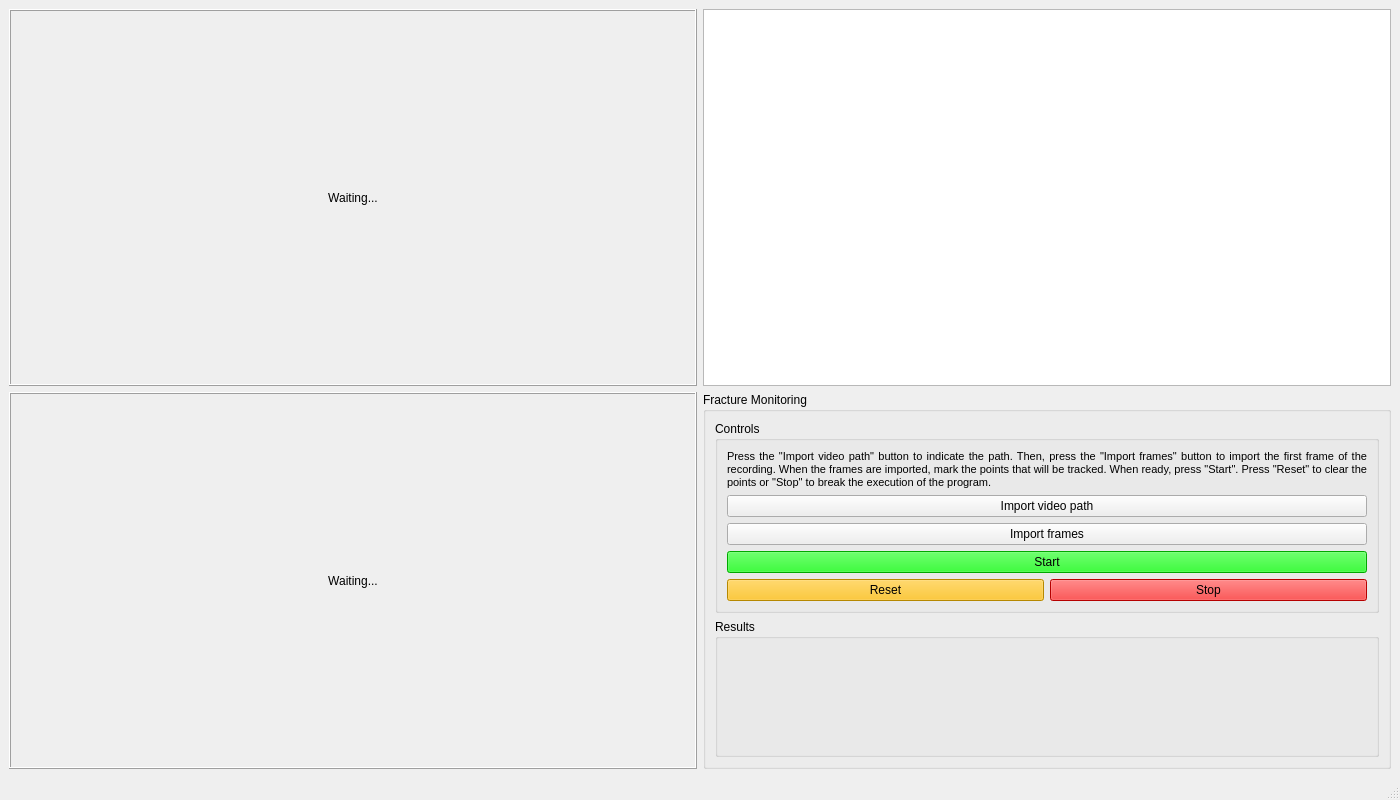
<?xml version="1.0" encoding="UTF-8"?>
<ui version="4.0">
 <class>MainWindow</class>
 <widget class="QMainWindow" name="MainWindow">
  <property name="geometry">
   <rect>
    <x>0</x>
    <y>0</y>
    <width>1400</width>
    <height>800</height>
   </rect>
  </property>
  <property name="windowTitle">
   <string>MainWindow</string>
  </property>
  <widget class="QWidget" name="centralwidget">
   <layout class="QGridLayout" name="gridLayout">
    <property name="leftMargin">
     <number>9</number>
    </property>
    <property name="topMargin">
     <number>9</number>
    </property>
    <property name="rightMargin">
     <number>9</number>
    </property>
    <property name="bottomMargin">
     <number>9</number>
    </property>
    <property name="spacing">
     <number>6</number>
    </property>
    <item row="1" column="0">
     <widget class="QFrame" name="frame_2">
      <property name="minimumSize">
       <size>
        <width>688</width>
        <height>367</height>
       </size>
      </property>
      <property name="frameShape">
       <enum>QFrame::Box</enum>
      </property>
      <property name="frameShadow">
       <enum>QFrame::Raised</enum>
      </property>
      <layout class="QHBoxLayout" name="horizontalLayout">
       <item>
        <widget class="QLabel" name="label_3">
         <property name="styleSheet">
          <string notr="true">font: 36pt &quot;MS Shell Dlg 2&quot;;</string>
         </property>
         <property name="text">
          <string>Waiting...</string>
         </property>
         <property name="alignment">
          <set>Qt::AlignCenter</set>
         </property>
        </widget>
       </item>
      </layout>
     </widget>
    </item>
    <item row="1" column="1">
     <widget class="QGroupBox" name="groupBox_1">
      <property name="minimumSize">
       <size>
        <width>688</width>
        <height>367</height>
       </size>
      </property>
      <property name="styleSheet">
       <string notr="true">font: 12pt &quot;MS Shell Dlg 2&quot;;</string>
      </property>
      <property name="title">
       <string>Fracture Monitoring</string>
      </property>
      <layout class="QVBoxLayout" name="verticalLayout">
       <item>
        <widget class="QGroupBox" name="groupBox_2">
         <property name="styleSheet">
          <string notr="true">font: 10pt &quot;MS Shell Dlg 2&quot;;</string>
         </property>
         <property name="title">
          <string>Controls</string>
         </property>
         <layout class="QGridLayout" name="gridLayout_2">
          <item row="4" column="1">
           <widget class="QPushButton" name="pushButton_5">
            <property name="styleSheet">
             <string notr="true">background-color: rgb(255, 0, 0);</string>
            </property>
            <property name="text">
             <string>Stop</string>
            </property>
           </widget>
          </item>
          <item row="4" column="0">
           <widget class="QPushButton" name="pushButton_4">
            <property name="styleSheet">
             <string notr="true">background-color: rgb(255, 191, 0);</string>
            </property>
            <property name="text">
             <string>Reset</string>
            </property>
           </widget>
          </item>
          <item row="3" column="0" colspan="2">
           <widget class="QPushButton" name="pushButton_3">
            <property name="styleSheet">
             <string notr="true">background-color: rgb(0, 234, 0);</string>
            </property>
            <property name="text">
             <string>Start</string>
            </property>
            <property name="checkable">
             <bool>true</bool>
            </property>
           </widget>
          </item>
          <item row="2" column="0" colspan="2">
           <widget class="QPushButton" name="pushButton_2">
            <property name="text">
             <string>Import frames</string>
            </property>
           </widget>
          </item>
          <item row="1" column="0" colspan="2">
           <widget class="QPushButton" name="pushButton_1">
            <property name="text">
             <string>Import video path</string>
            </property>
           </widget>
          </item>
          <item row="0" column="0" colspan="2">
           <widget class="QLabel" name="label">
            <property name="font">
             <font>
              <family>MS Shell Dlg 2</family>
              <pointsize>8</pointsize>
              <weight>50</weight>
              <italic>false</italic>
              <bold>false</bold>
             </font>
            </property>
            <property name="styleSheet">
             <string notr="true">font: 8pt &quot;MS Shell Dlg 2&quot;;</string>
            </property>
            <property name="text">
             <string>Press the &quot;Import video path&quot; button to indicate the path. Then, press the &quot;Import frames&quot; button to import the first frame of the recording. When the frames are imported, mark the points that will be tracked. When ready, press &quot;Start&quot;. Press &quot;Reset&quot; to clear the points or &quot;Stop&quot; to break the execution of the program.</string>
            </property>
            <property name="alignment">
             <set>Qt::AlignJustify|Qt::AlignVCenter</set>
            </property>
            <property name="wordWrap">
             <bool>true</bool>
            </property>
           </widget>
          </item>
         </layout>
        </widget>
       </item>
       <item>
        <widget class="QGroupBox" name="groupBox_3">
         <property name="styleSheet">
          <string notr="true">font: 10pt &quot;MS Shell Dlg 2&quot;;</string>
         </property>
         <property name="title">
          <string>Results</string>
         </property>
        </widget>
       </item>
      </layout>
     </widget>
    </item>
    <item row="0" column="0">
     <widget class="QFrame" name="frame_1">
      <property name="minimumSize">
       <size>
        <width>688</width>
        <height>368</height>
       </size>
      </property>
      <property name="styleSheet">
       <string notr="true">margin: 10pt;</string>
      </property>
      <property name="frameShape">
       <enum>QFrame::Box</enum>
      </property>
      <property name="frameShadow">
       <enum>QFrame::Raised</enum>
      </property>
      <layout class="QVBoxLayout" name="verticalLayout_2">
       <item>
        <widget class="QLabel" name="label_2">
         <property name="styleSheet">
          <string notr="true">font: 36pt &quot;MS Shell Dlg 2&quot;;</string>
         </property>
         <property name="text">
          <string>Waiting...</string>
         </property>
         <property name="alignment">
          <set>Qt::AlignCenter</set>
         </property>
        </widget>
       </item>
      </layout>
     </widget>
    </item>
    <item row="0" column="1">
     <widget class="QGraphicsView" name="graphicsView">
      <property name="sizePolicy">
       <sizepolicy hsizetype="Preferred" vsizetype="Preferred">
        <horstretch>0</horstretch>
        <verstretch>0</verstretch>
       </sizepolicy>
      </property>
     </widget>
    </item>
   </layout>
  </widget>
  <widget class="QMenuBar" name="menubar">
   <property name="geometry">
    <rect>
     <x>0</x>
     <y>0</y>
     <width>1400</width>
     <height>21</height>
    </rect>
   </property>
  </widget>
  <widget class="QStatusBar" name="statusbar"/>
 </widget>
 <resources/>
 <connections/>
</ui>
